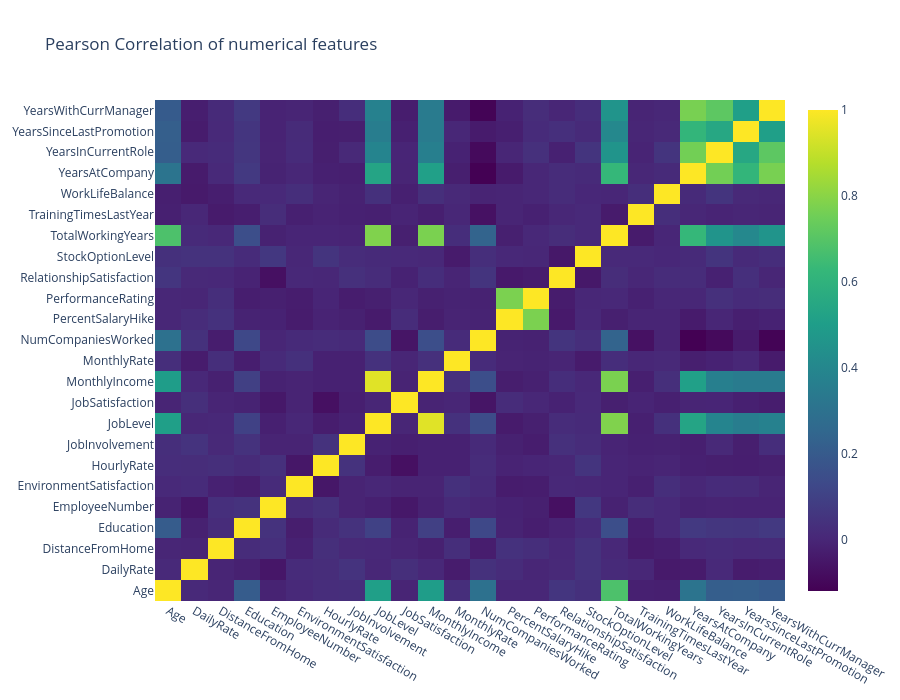

This figure's notebook cell:
### Markdown cell above
#### Finding Correlation

### Code cell
target_map = {'Yes':1, 'No':0}
# Use the pandas apply method to numerically encode our attrition target variable
attrition["Attrition_numerical"] = attrition["Attrition"].apply(lambda x: target_map[x])

# creating a list of only numerical values
numerical = [u'Age', u'DailyRate', u'DistanceFromHome', 
             u'Education', u'EmployeeNumber', u'EnvironmentSatisfaction',
             u'HourlyRate', u'JobInvolvement', u'JobLevel', u'JobSatisfaction',
             u'MonthlyIncome', u'MonthlyRate', u'NumCompaniesWorked',
             u'PercentSalaryHike', u'PerformanceRating', u'RelationshipSatisfaction',
             u'StockOptionLevel', u'TotalWorkingYears',
             u'TrainingTimesLastYear', u'WorkLifeBalance', u'YearsAtCompany',
             u'YearsInCurrentRole', u'YearsSinceLastPromotion',u'YearsWithCurrManager']
data = [
    go.Heatmap(
        z= attrition[numerical].astype(float).corr().values, # Generating the Pearson correlation
        x=attrition[numerical].columns.values,
        y=attrition[numerical].columns.values,
        colorscale='Viridis',
        reversescale = False,
#         text = True ,
        opacity = 1.0
        
    )
]


layout = go.Layout(
    title='Pearson Correlation of numerical features',
    xaxis = dict(ticks='', nticks=36),
    yaxis = dict(ticks='' ),
    width = 900, height = 700,
    
)


fig = go.Figure(data=data, layout=layout)
py.iplot(fig, filename='labelled-heatmap')

### Figure 1 — Plotly figure (JSON) as saved in the notebook; plotly's stock layout.template omitted (floating-point values rounded to 4 significant figures; data arrays with more than 128 entries replaced by an {"elided": "..."} marker saying what was removed)
{"data": [{"colorscale": [[0, "#440154"], [0.1111, "#482878"], [0.2222, "#3e4989"], [0.3333, "#31688e"], [0.4444, "#26828e"], [0.5556, "#1f9e89"], [0.6667, "#35b779"], [0.7778, "#6ece58"], [0.8889, "#b5de2b"], [1, "#fde725"]], "opacity": 1, "reversescale": false, "type": "heatmap", "x": ["Age", "DailyRate", "DistanceFromHome", "Education", "EmployeeNumber", "EnvironmentSatisfaction", "HourlyRate", "JobInvolvement", "JobLevel", "JobSatisfaction", "MonthlyIncome", "MonthlyRate", "NumCompaniesWorked", "PercentSalaryHike", "PerformanceRating", "RelationshipSatisfaction", "StockOptionLevel", "TotalWorkingYears", "TrainingTimesLastYear", "WorkLifeBalance", "YearsAtCompany", "YearsInCurrentRole", "YearsSinceLastPromotion", "YearsWithCurrManager"], "y": ["Age", "DailyRate", "DistanceFromHome", "Education", "EmployeeNumber", "EnvironmentSatisfaction", "HourlyRate", "JobInvolvement", "JobLevel", "JobSatisfaction", "MonthlyIncome", "MonthlyRate", "NumCompaniesWorked", "PercentSalaryHike", "PerformanceRating", "RelationshipSatisfaction", "StockOptionLevel", "TotalWorkingYears", "TrainingTimesLastYear", "WorkLifeBalance", "YearsAtCompany", "YearsInCurrentRole", "YearsSinceLastPromotion", "YearsWithCurrManager"], "z": {"elided": "24x24 float values"}}], "layout": {"height": 700, "title": {"text": "Pearson Correlation of numerical features"}, "width": 900, "xaxis": {"nticks": 36, "ticks": ""}, "yaxis": {"ticks": ""}}}
